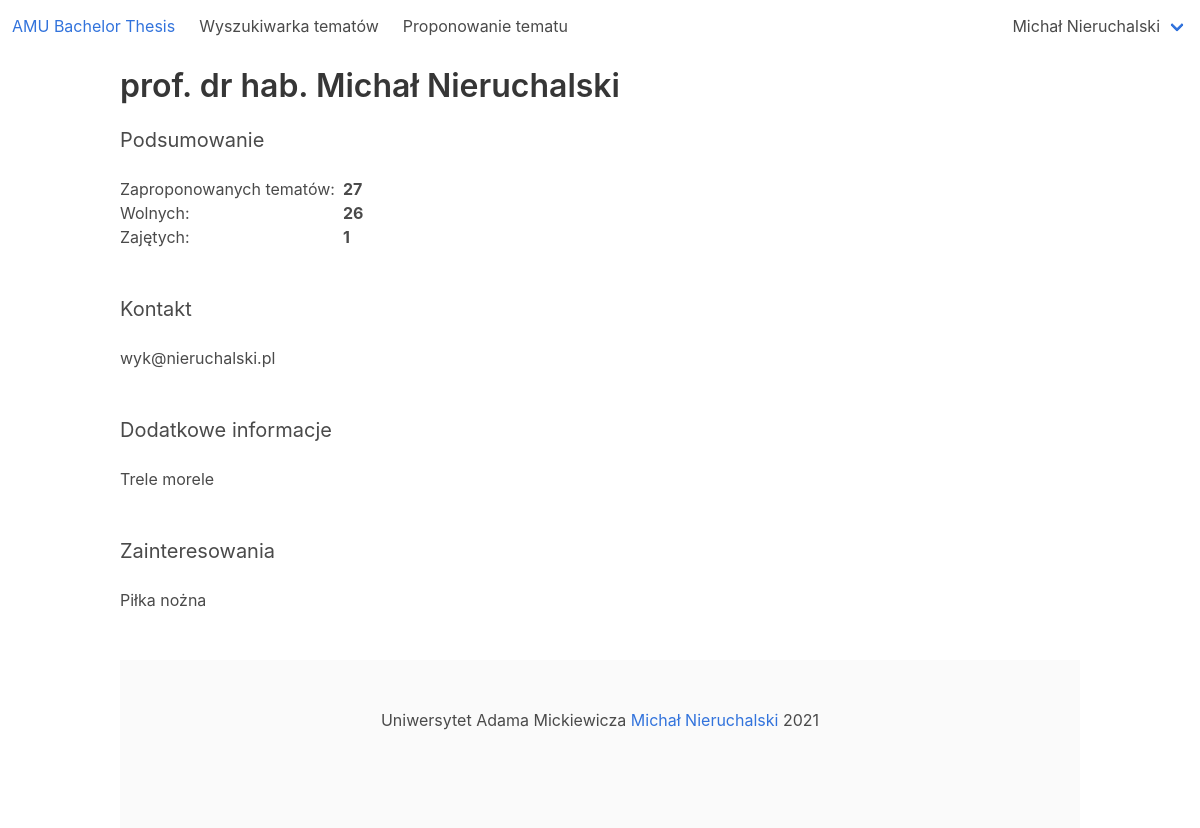
Before: /amu_bachelor_thesis/lecturer/4 (signed in) with the older database file.
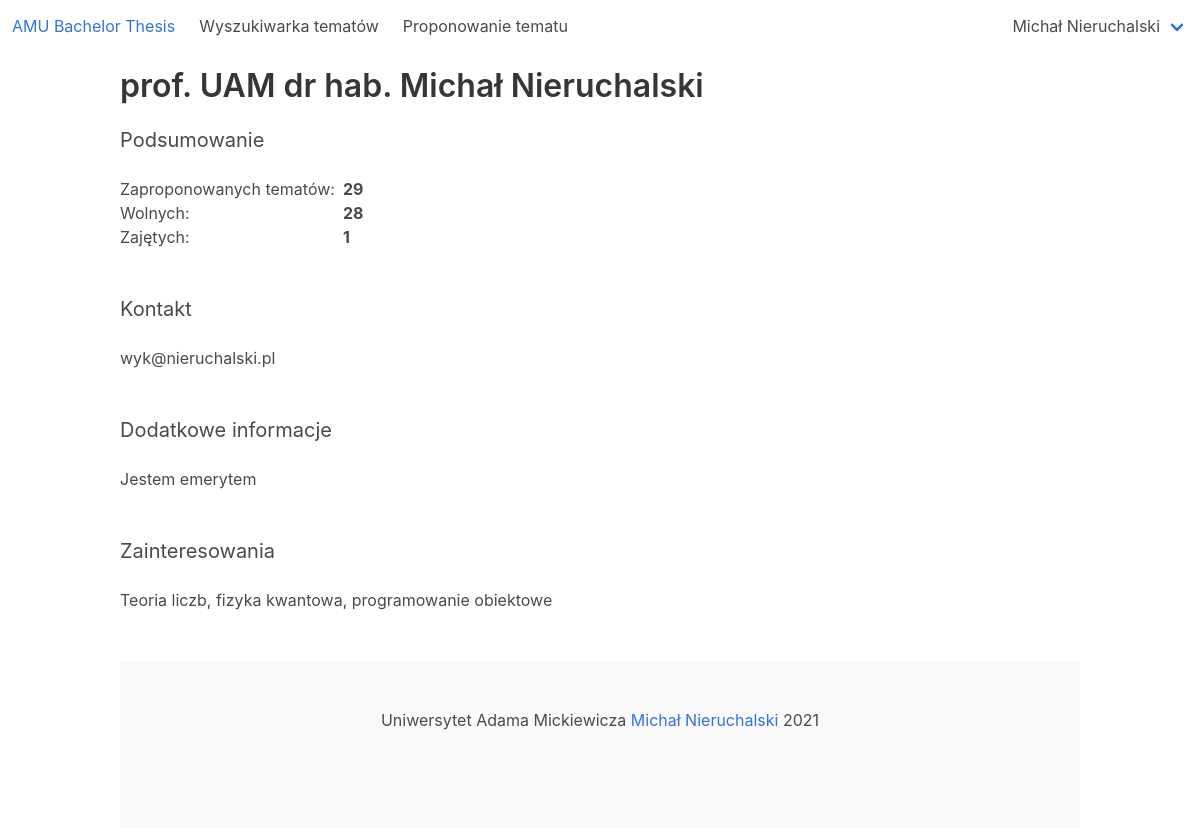
After: the same page with the newer database file.
### amu_bachelor_thesis_app/models.py (models this page shows, shortened)
class Lecturer(models.Model):
    first_name = models.CharField(max_length=180, blank=False, null=False)
    last_name = models.CharField(max_length=180, blank=False, null=False)
    degree = models.CharField(max_length=180, blank=True, null=True)
    interests = models.CharField(max_length=2000, blank=True, null=True)
    description = models.CharField(max_length=4000, blank=True, null=True)
    user = models.OneToOneField(User, on_delete=models.CASCADE, primary_key=True)
    def __str__(self):
        return self.first_name + ' ' + self.last_name
    @property
    def name_with_degree(self):
        return self.degree + ' ' + self.first_name + ' ' + self.last_name

class User(AbstractBaseUser, PermissionsMixin):
    USERNAME_FIELD = 'email'
    LECTURER = 1
    STUDENT = 2
    SUPERUSER = 3
    ROLE_CHOICES = (
        (LECTURER, 'Lecturer'),
        (STUDENT, 'Student'),
        (SUPERUSER, 'Superuser')
    )
    objects = CustomUserManager()
    role = models.PositiveSmallIntegerField(choices=ROLE_CHOICES, blank=False, null=False)
    email = models.EmailField('email address', blank=False, null=False, unique=True)
    def __str__(self):
        if self.role == User.STUDENT:
            return str(self.student)
        if self.role == User.LECTURER:
            return str(self.lecturer)
        return self.email
    def is_student(self):
        return self.role == User.STUDENT
    def is_lecturer(self):
        return self.role == User.LECTURER
    @property
    def is_superuser(self):
        return self.role == self.SUPERUSER

### amu_bachelor_thesis_app/views/lecturer_views.py (the view)
# urls.py: path('lecturer/<int:pk>', lecturer_views.LecturerProfile.as_view(), name='lecturer_profile'),
@method_decorator(login_required, name='dispatch')
class LecturerProfile(generic.DetailView):
    model = Lecturer
    template_name = 'amu_bachelor_thesis_app/lecturer/lecturer_profile.html'

### amu_bachelor_thesis_app/models.py (called while the page is built)
    def __str__(self):
        return self.first_name + ' ' + self.last_name

### amu_bachelor_thesis_app/templatetags/helpers.py (called while the page is built)
@register.simple_tag
def get_number_of_notifications(user):
    return user.notification_set.count()

@register.simple_tag
def has_notifications(user):
    return user.notification_set.filter(is_seen=False).count() == 0

### amu_bachelor_thesis_app/templatetags/lecturer.py (called while the page is built)
@register.simple_tag
def count_taken_thesis(lecturer):
    return Thesis.objects.filter(lecturer=lecturer).exclude(student_id=None).count()

@register.simple_tag
def count_not_taken_thesis(lecturer):
    return Thesis.objects.filter(lecturer=lecturer, student_id=None).count()

@register.simple_tag
def count_thesis(lecturer):
    return Thesis.objects.filter(lecturer=lecturer).count()

### amu_bachelor_thesis_app/templates/amu_bachelor_thesis_app/lecturer/lecturer_profile.html (shortened to what this page needs)
{% extends 'amu_bachelor_thesis_app/base.html' %}
{% load lecturer %}
{% block content %}
    <h2 class="title">{{ lecturer.name_with_degree }}</h2>
    <section class="mt-4">
        <h3 class="subtitle">Podsumowanie</h3>
        <table>
            <tr>
                <td>Zaproponowanych tematów:</td>
                <td>
                    <b class="pl-2">{% count_thesis lecturer %}</b>
                </td>
            </tr>
            <tr>
                <td>Wolnych: </td>
                <td>
                    <b class="pl-2">{% count_not_taken_thesis lecturer %}</b>
                </td>
            </tr>
            <tr>
                <td>Zajętych: </td>
                <td>
                    <b class="pl-2">{% count_taken_thesis lecturer %}</b>
                </td>
            </tr>
        </table>
    </section>
    <section class="mt-6">
        <h3 class="subtitle">Kontakt</h3>
        <p>{{ lecturer.user.email }}</p>
    </section>
    <section class="mt-6">
        <h3 class="subtitle">Dodatkowe informacje</h3>
        <p>{{ lecturer.description }}</p>
    </section>
    <section class="mt-6">
        <h3 class="subtitle">Zainteresowania</h3>
        <p>{{ lecturer.interests }}</p>
    </section>
{% endblock %}

### amu_bachelor_thesis_app/templates/amu_bachelor_thesis_app/shell/navbar.html (shortened to what this page needs)
{% load lecturer %}
{% load helpers %}
<nav class="navbar" role="navigation">
    <div class="navbar-brand">
        <a class="navbar-item" href="{% url 'amu_bachelor_thesis:home' %}">
            <h1>AMU Bachelor Thesis</h1>
        </a>
    </div>
    <div id="navbarBasicExample" class="navbar-menu">
        <div class="navbar-start">
            {% if user.is_authenticated %}
                <a class="navbar-item" href="{% url 'amu_bachelor_thesis:search_engine' %}">Wyszukiwarka tematów</a>
            {% endif %}
            {% if user.is_student %}
                <a class="navbar-item" href="{% url 'amu_bachelor_thesis:manage_thesis_propositions' %}">Proponowanie tematu</a>
            {% endif %}
        </div>
    </div>
    <div class="navbar-end">
        <div class="navbar-end">
            {% if user.is_authenticated %}
                <div class="navbar-item has-dropdown is-hoverable">
                    <a class="navbar-link">{{ user }}</a>
                </div>
            {% endif %}
        </div>
    </div>
</nav>

Changed rows visible on the page:
changed Lecturer "wyk@nieruchalski.pl": name_with_degree "prof. dr hab. Michał Nieruchalski" → "prof. UAM dr hab. Michał Nieruchalski"; user_id "27" → "29"; user_id "26" → "28"; description "Trele morele" → "Jestem emerytem"; interests "Piłka nożna" → "Teoria liczb, fizyka kwantowa, programowanie obiektowe"
